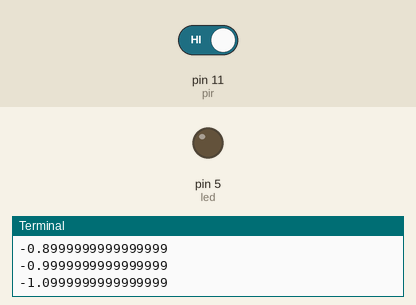
This program was run on a simulated Raspberry Pi (header pin numbers). Parts: output pins drawn as LEDs (lit = HIGH), the last lines printed to the terminal. The test bench sets the inputs (shaded band); at power-on: pin 11 (pir) HIGH.

Above: at 3.2 s.
3.3 s: pin 11 (pir) driven LOW
At 4.6 s:
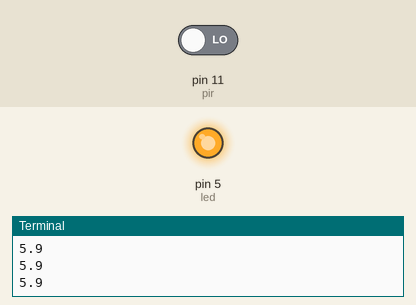
Timing chart, 0 to 6.3 s (numbered marks = the images above; inputs shaded):
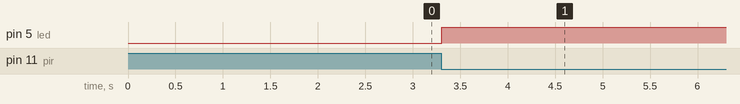

The program:

PIR.py
```python
from time import sleep
import RPi.GPIO as GPIO

led = 5
# pin 11 先可以正常用來 input, pin 3 要上拉成 1
pir = 11

GPIO.setwarnings(False)
GPIO.setmode(GPIO.BOARD)

GPIO.setup(led, GPIO.OUT)
GPIO.output(led, False)
GPIO.setup(pir, GPIO.IN)

moved = 0
coolDownTime = 0
lightTurnOnTime = 6;

sleep(2) #give sensor to startup

print("Start")
try:
  while True:
    moved = GPIO.input(pir)

    if moved == 0:
      if coolDownTime <= 0:
        print("Motion detected!")
      coolDownTime = lightTurnOnTime  # turn on LED

    if coolDownTime > 0:
      GPIO.output(led, True)
    else:
      GPIO.output(led, False)         # everytime detect will reset the cool down time

    sleep(0.1)
    coolDownTime -= 0.1
    print(coolDownTime)

finally:
  print("\nExit the program...")
  GPIO.cleanup()
```

Measured:
- after the input at 3.3 s, pin 5 (led): LOW → HIGH at once
